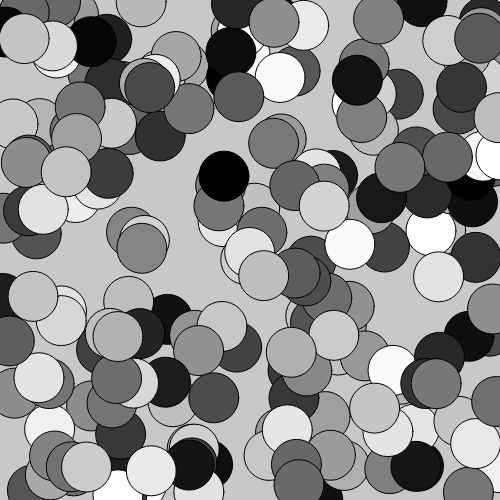
Frame 1 (no input)
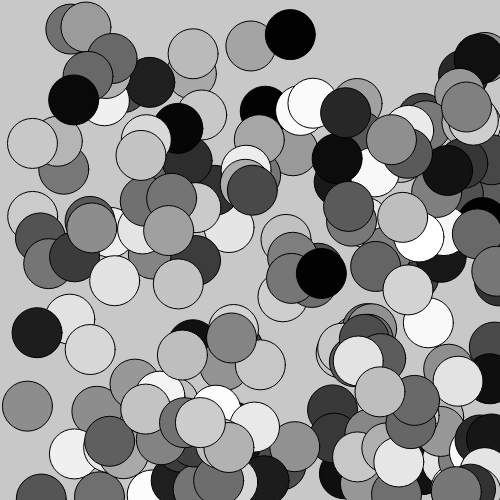
Frame 60 (no input)
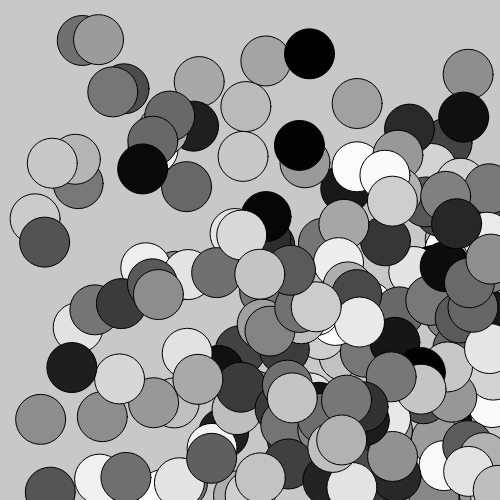
Frame 120 (the mouse pressed at the canvas centre since frame 60)

The p5.js sketch that drew these frames (run headless with seeded random() and noise() and a simulated clock; from frame 60 on, the mouse is pressed at the canvas centre):

// p5.js sketch
// ── sketch.js
var ball = [];

function setup() {
  createCanvas(500, 500);
  for (var i = 0; i < 400; i++){
    var ii = i * 0.01;
    ball[i] = new BouncingBall(
      random(width),
      random(height),
      50,
      ii,
      ii,
      random(255));
  }
}

function draw() {
  background(200);


  for (var i = 0; i < 200; i++){
    ball[i].move();
    ball[i].display();
    ball[i].bounce();
  }
}

// ── bouncingBall.js
class BouncingBall {
  constructor(x, y, size, speedX, speedY,color) {
    this.x = x;
    this.y = y;
    this.size = size;
    this.speedX = speedX;
    this.speedY = speedY;
    this.color = color;
  }

  move() {
    this.x += this.speedX;
    this.y += this.speedY;
  }

  display() {
    ellipse(this.x, this.y, this.size, this.size);
    fill(this.color);
  }

  bounce() {
    if (this.x < 0 || this.x > width){
      this.speedX *= -1;
    }
    if (this.y < 0 || this.y > height){
      this.speedY *= -1;
    }
  }
}
